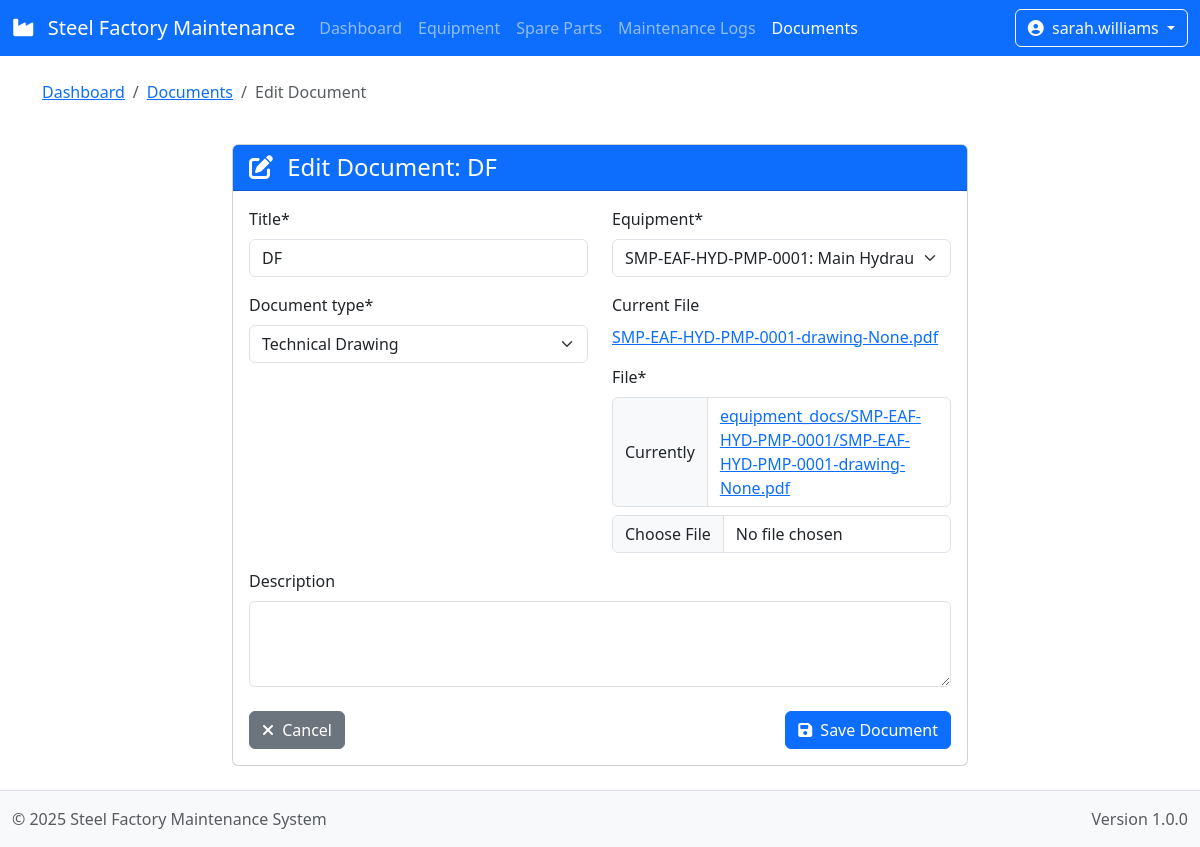
The page /documents/1/edit/ (signed in) on the database its author committed.
### maintenance/models.py (models this page shows, shortened)
class EquipmentDocument(models.Model):
    DOCUMENT_TYPES = (
        ('manual', 'Operating Manual'),
        ('drawing', 'Technical Drawing'),
        ('certificate', 'Certificate'),
        ('procedure', 'Procedure'),
        ('other', 'Other'),
    )
    equipment = models.ForeignKey(Equipment, on_delete=models.CASCADE, related_name='documents')
    title = models.CharField(max_length=200)
    document_type = models.CharField(max_length=20, choices=DOCUMENT_TYPES)
    file = models.FileField(upload_to=document_file_path)
    upload_date = models.DateField(auto_now_add=True)
    description = models.TextField(blank=True, null=True)
    def filename(self):
        return os.path.basename(self.file.name)

### maintenance/views.py (the view)
# urls.py: path('documents/<int:pk>/edit/', views.DocumentUpdateView.as_view(), name='document_update'),
class DocumentUpdateView(LoginRequiredMixin, UpdateView):
    model = EquipmentDocument
    form_class = EquipmentDocumentForm
    template_name = 'maintenance/document_form.html'

### maintenance/forms.py
class EquipmentDocumentForm(forms.ModelForm):
    class Meta:
        model = EquipmentDocument
        fields = ['equipment', 'title', 'document_type', 'file', 'description']
        widgets = {
            'description': forms.Textarea(attrs={'rows': 3}),
        }

### maintenance/models.py (called while the page is built)
    def __str__(self):
        return f"{self.code}: {self.name}"

### maintenance/templates/maintenance/document_form.html (shortened to what this page needs)
{% extends "maintenance/base.html" %}
{% load crispy_forms_tags %}
{% block content %}
<div class="container pt-4">
    <div class="row">
        <div class="col-12 mb-4">
            <nav aria-label="breadcrumb">
                <ol class="breadcrumb">
                    <li class="breadcrumb-item"><a href="{% url 'maintenance:dashboard' %}">Dashboard</a></li>
                    <li class="breadcrumb-item"><a href="{% url 'maintenance:document_list' %}">Documents</a></li>
                    <li class="breadcrumb-item active" aria-current="page">
                        {% if form.instance.pk %}Edit Document{% else %}Upload Document{% endif %}
                    </li>
                </ol>
            </nav>
        </div>
    </div>
    <div class="row">
        <div class="col-md-8 mx-auto">
            <div class="card">
                <div class="card-header bg-primary text-white">
                    <h4 class="mb-0">
                        <i class="fas fa-{% if form.instance.pk %}edit{% else %}upload{% endif %} me-2"></i>
                        {% if form.instance.pk %}
                        Edit Document: {{ form.instance.title }}
                        {% else %}
                        Upload New Document
                        {% endif %}
                    </h4>
                </div>
                <div class="card-body">
                    <form method="post" enctype="multipart/form-data">
                        <div class="row">
                            <div class="col-md-6">
                                {{ form.title|as_crispy_field }}
                                {{ form.document_type|as_crispy_field }}
                            </div>
                            <div class="col-md-6">
                                {{ form.equipment|as_crispy_field }}
                                {% if form.instance.pk %}
                                <div class="mb-3">
                                    <label for="current_file" class="form-label">Current File</label>
                                    <div>
                                        <a href="{{ form.instance.file.url }}" target="_blank">
                                            {{ form.instance.filename }}
                                        </a>
                                    </div>
                                </div>
                                {% endif %}
                                {{ form.file|as_crispy_field }}
                            </div>
                        </div>
                        {{ form.description|as_crispy_field }}
                        <div class="mt-4 d-flex justify-content-between">
                            <a href="{% if request.GET.equipment %}{% url 'maintenance:equipment_detail' request.GET.equipment %}{% else %}{% url 'maintenance:document_list' %}{% endif %}" class="btn btn-secondary">
                                <i class="fas fa-times me-1"></i> Cancel
                            </a>
                            <button type="submit" class="btn btn-primary">
                                <i class="fas fa-save me-1"></i> {% if form.instance.pk %}Save{% else %}Upload{% endif %} Document
                            </button>
                        </div>
                    </form>
                </div>
            </div>
        </div>
    </div>
</div>
{% endblock %}

### maintenance/templates/maintenance/base.html (shortened to what this page needs)
<!DOCTYPE html>
<html lang="en">
<head>
    <link href="https://cdnjs.cloudflare.com/ajax/libs/bootstrap/5.3.0/css/bootstrap.min.css" rel="stylesheet">
    <link href="https://cdnjs.cloudflare.com/ajax/libs/jstree/3.3.12/themes/default/style.min.css" rel="stylesheet">
    <link href="https://cdnjs.cloudflare.com/ajax/libs/font-awesome/6.2.1/css/all.min.css" rel="stylesheet">
</head>
<body>
    <header>
        <nav class="navbar navbar-expand-lg navbar-dark bg-primary">
            <div class="container-fluid">
                <a class="navbar-brand" href="{% url 'maintenance:dashboard' %}">
                    <i class="fas fa-industry me-2"></i>
                    Steel Factory Maintenance
                </a>
                <div class="collapse navbar-collapse" id="navbarNav">
                    <ul class="navbar-nav me-auto">
                        <li class="nav-item">
                            <a class="nav-link {% if request.resolver_match.url_name == 'dashboard' %}active{% endif %}"
                               href="{% url 'maintenance:dashboard' %}">Dashboard</a>
                        </li>
                        <li class="nav-item">
                            <a class="nav-link {% if 'equipment' in request.resolver_match.url_name %}active{% endif %}"
                               href="{% url 'maintenance:equipment_list' %}">Equipment</a>
                        </li>
                        <li class="nav-item">
                            <a class="nav-link {% if 'spare_part' in request.resolver_match.url_name %}active{% endif %}"
                               href="{% url 'maintenance:spare_part_list' %}">Spare Parts</a>
                        </li>
                        <li class="nav-item">
                            <a class="nav-link {% if 'maintenance_log' in request.resolver_match.url_name %}active{% endif %}"
                               href="{% url 'maintenance:maintenance_log_list' %}">Maintenance Logs</a>
                        </li>
                        <li class="nav-item">
                            <a class="nav-link {% if 'document' in request.resolver_match.url_name %}active{% endif %}"
                               href="{% url 'maintenance:document_list' %}">Documents</a>
                        </li>
                    </ul>
                    {% if user.is_authenticated %}
                    <div class="d-flex">
                        <div class="dropdown">
                            <button class="btn btn-outline-light dropdown-toggle" type="button" id="userDropdown" data-bs-toggle="dropdown">
                                <i class="fas fa-user-circle me-1"></i>
                                {{ user.username }}
                            </button>
                        </div>
                    </div>
                    {% else %}
                    <div class="d-flex">
                        <a href="{% url 'login' %}" class="btn btn-outline-light">
                            <i class="fas fa-sign-in-alt me-1"></i> Login
                        </a>
                    </div>
                    {% endif %}
                </div>
            </div>
        </nav>
    </header>
    <main class="container-fluid">
        {% block content %}{% endblock %}
    </main>
    <footer class="bg-light py-3 mt-4 border-top">
        <div class="container-fluid">
            <div class="row">
                <div class="col-md-6">
                    <span class="text-muted">© 2025 Steel Factory Maintenance System</span>
                </div>
                <div class="col-md-6 text-md-end">
                    <span class="text-muted">Version 1.0.0</span>
                </div>
            </div>
        </div>
    </footer>
</body>
</html>

### rows shown on the page
EquipmentDocument: instance "DF", title "DF", document_type "Technical Drawing", equipment "SMP-EAF-HYD-PMP-0001: Main Hydraulic Pump", instance.filename "SMP-EAF-HYD-PMP-0001-drawing-None.pdf"

### other values the page prints
{{ user.username }} "sarah.williams"
